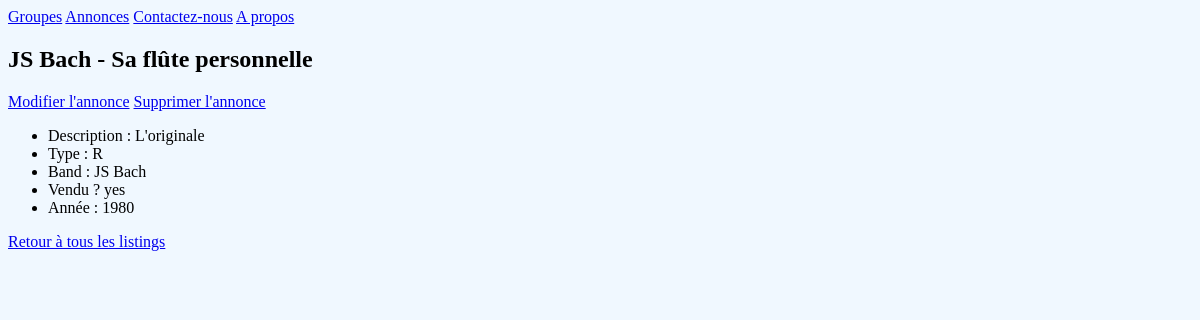
/listings/1, run on an earlier commit of the app's database.
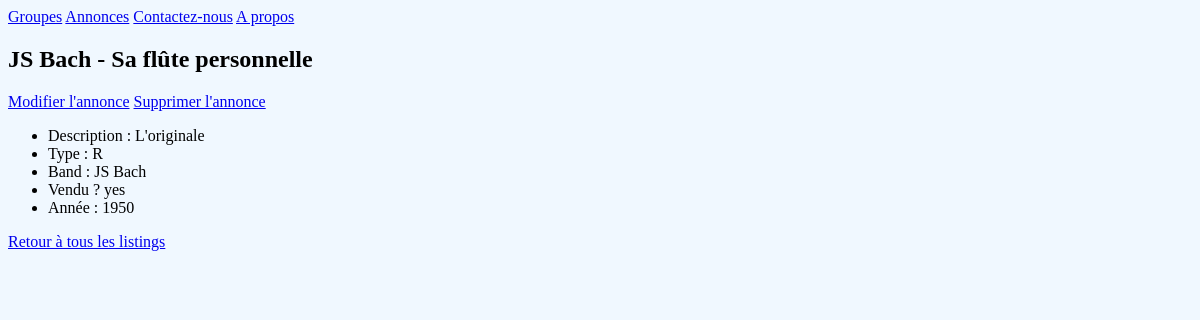
And on a later commit of the database.
### listings/models.py (models this page shows, shortened)
class Listing(models.Model):
    class Type(models.TextChoices):
        RECORDS = 'R'
        POSTERS = 'P'
        CLOTHINGS = 'C'
        MISCELLANEOUS = 'M'
    name = models.fields.CharField(max_length=100)
    description = models.fields.CharField(max_length=500)
    sold = models.fields.BooleanField(default=False)
    year = models.fields.IntegerField(
    validators=[MinValueValidator(1900), MaxValueValidator(2021)]
    )
    type = models.fields.CharField(choices=Type.choices, max_length=5)
    band = models.ForeignKey(Band, null=True, on_delete=models.SET_NULL)

class Band(models.Model):
    class Genre(models.TextChoices):
        HIP_HOP = 'HH'
        SYNTH_POP = 'SP'
        ALTERNATIVE_ROCK = 'AR'
        JAZZ = 'JZ'
        CLASSICAL_MUSIC = 'CLQ'
        ROCK = 'RCK'
    name = models.fields.CharField(max_length=100)
    genre = models.fields.CharField(choices=Genre.choices, max_length=5)
    biography = models.fields.CharField(max_length=1000)
    year_formed = models.fields.IntegerField(
    validators=[MinValueValidator(1900), MaxValueValidator(2021)]
    )
    active = models.fields.BooleanField(default=True)
    official_homepage = models.fields.URLField(null=True, blank=True)
    def __str__(self):
        return f"{self.name}"

### listings/views.py (the view)
# urls.py: path('listings/<int:id>', views.listing_detail, name='listing-detail'),
def listing_detail(request, id):
    listing = Listing.objects.get(id=id)
    return render(request, 'listings/listing_detail.html', {'listing': listing})

### listings/templates/listings/listing_detail.html
{% extends 'listings/base.html' %}
{% block content %}
  <h2>{{ listing.name }}</h2>
  <p>
    <a href="{% url 'listing-update' listing.id %}">Modifier l'annonce</a>
    <a href="{% url 'listing-delete' listing.id %}">Supprimer l'annonce</a>
  </p>
  <ul>
    <li>Description : {{ listing.description }}</li>
    <li>Type : {{ listing.type }}</li>
    <li>Band : {{ listing.band }}</li>
    <li>Vendu ? {{ listing.sold|yesno }}</li>
    <li>Année : {{ listing.year }}</li>
  </ul>
  <a href="{% url 'listing-list' %}">Retour à tous les listings</a>
{% endblock %}

What changed in the data, as far as the page shows it:
changed Listing "JS Bach - Sa flûte personnelle": year "1980" → "1950"
